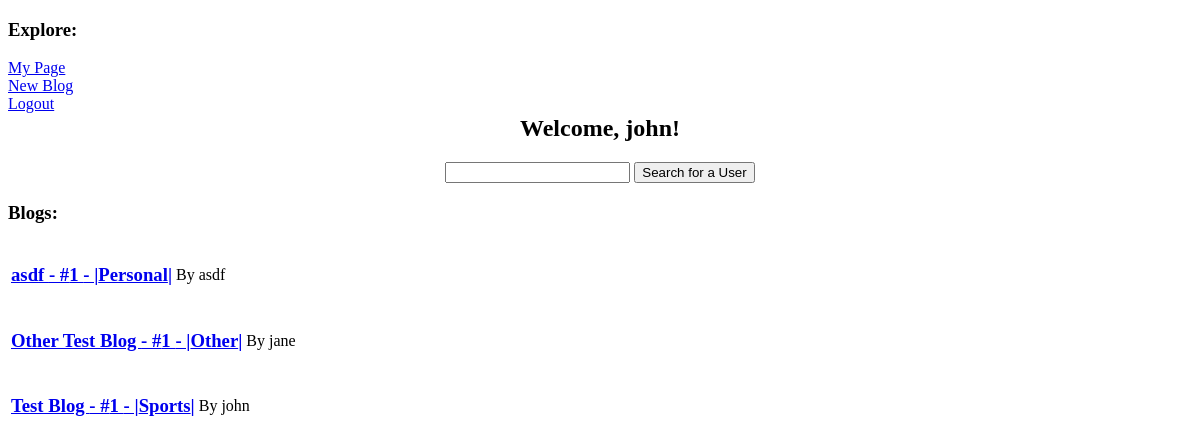
Page / (signed in) on the earlier database version.
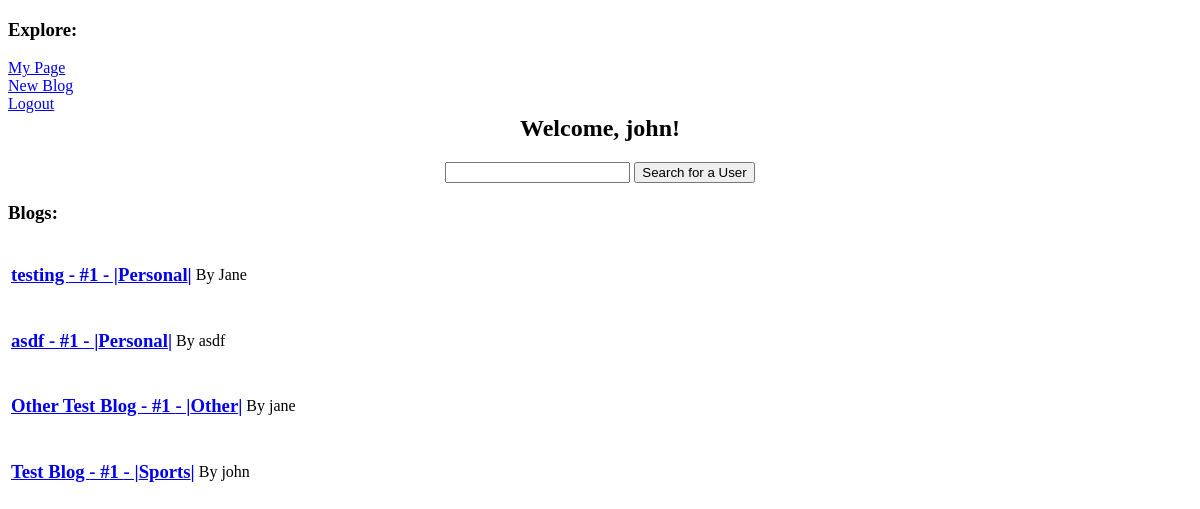
Same page on the later database version.
### tables this page shows
CREATE TABLE blog(username TEXT, category TEXT, blog_title TEXT, description TEXT, blog_id INTEGER);

### blog.py (the view)
@app.route('/')
def render_test():
    if 'user' in session:
        username = session['user']
    else:
        return redirect("/login")
    db = sqlite3.connect(DB_FILE)
    c = db.cursor()
    c.execute("SELECT blog_title FROM blog;")
    titles = c.fetchall()
    c.execute("SELECT description FROM blog;")
    descriptions = c.fetchall()
    c.execute("SELECT blog_id FROM blog;")
    ids = c.fetchall()
    c.execute("SELECT username FROM blog;")
    users = c.fetchall()
    c.execute("SELECT category FROM blog;")
    categories = c.fetchall()
    db.commit()
    db.close()
    length = len(descriptions)
    return render_template("index.html", username=username, titles=titles, descriptions=descriptions, ids=ids,
                           length=length, users=users, categories=categories)

### templates/index.html (shortened to what this page needs)
<!DOCTYPE html>
<html>
  <head>
  </head>
  <body>
   <h3> Explore: </h3>
      <ul style="
list-style-type:none;
    float:left; margin:0; padding:0;">
	<li >
	  <a href="/mypage"> My Page </a>
	</li>
	<li>
	  <a href="/add">New Blog</a>
	</li>
	<li>
	  <a href="/logout">Logout</a>
      </ul>
      <br>
      <br>
          <center>
 <h2>Welcome, {{username}}!</h2>
    {% block search %}
	<form action="/search">
	  <input type="text" name="query">
	  <input type="submit" value="Search for a User">
	</form>
	{% endblock %}
    {% block body %}
    </center>
	  <h3> Blogs: </h3>
 {% for n in range(length) %}
 {% set url = "/user/" + users[length - n - 1][0] + "/" + ids[length - n - 1][0]|string %}
    <table>
      <td>
	<h3>
	  <a href={{url}}> {{titles[length - n - 1][0]}} - #{{ids[length - n - 1][0]}} - |{{categories[length - n - 1][0]}}|</a>
	</h3>
<td>
	By {{users[length - n - 1][0]}}
      </td>
      <td>
      </td>
    </table>
    {% endfor %}
  {% endblock %}
  </body>
  </html>

Differences in the rows shown:
added blog: blog_title "testing", blog "1", category "Personal", username "Jane"
Other differences:
new list line: "- # - | | By"
